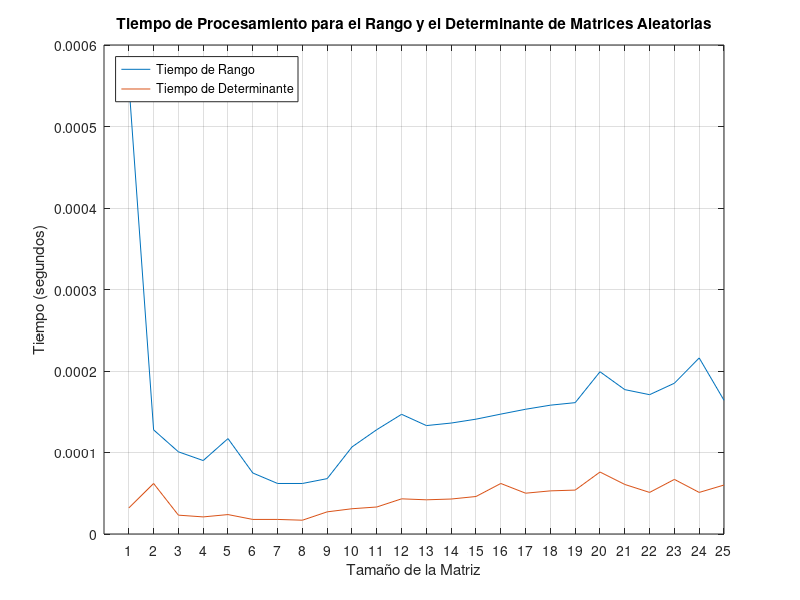

This figure's MATLAB source:
tamanos=1:25;
tiempos_rango = zeros(size(tamanos));
tiempos_determinante = zeros(size(tamanos));


for i = 1:length(tamanos);
    matrix = rand(tamanos(i));


    tic;
    rank(matrix);
    tiempos_rango(i) =toc;

    tic;
    det(matrix);
    tiempos_determinante(i)= toc;

end


% Crear una gráfica para mostrar los tiempos de procesamiento
figure;
plot(tamanos, tiempos_rango, 'DisplayName', 'Tiempo de Rango');
hold on;
plot(tamanos, tiempos_determinante, 'DisplayName', 'Tiempo de Determinante');
xlabel('Tamaño de la Matriz');
ylabel('Tiempo (segundos)');
legend('Location', 'Northwest');
title('Tiempo de Procesamiento para el Rango y el Determinante de Matrices Aleatorias');
grid on;
set(gca,'XTick',tamanos); % Establecer los valores del eje x manualmente
% Mostrar la leyenda y la cuadrícula en la gráfica
legend('show');
grid on;

